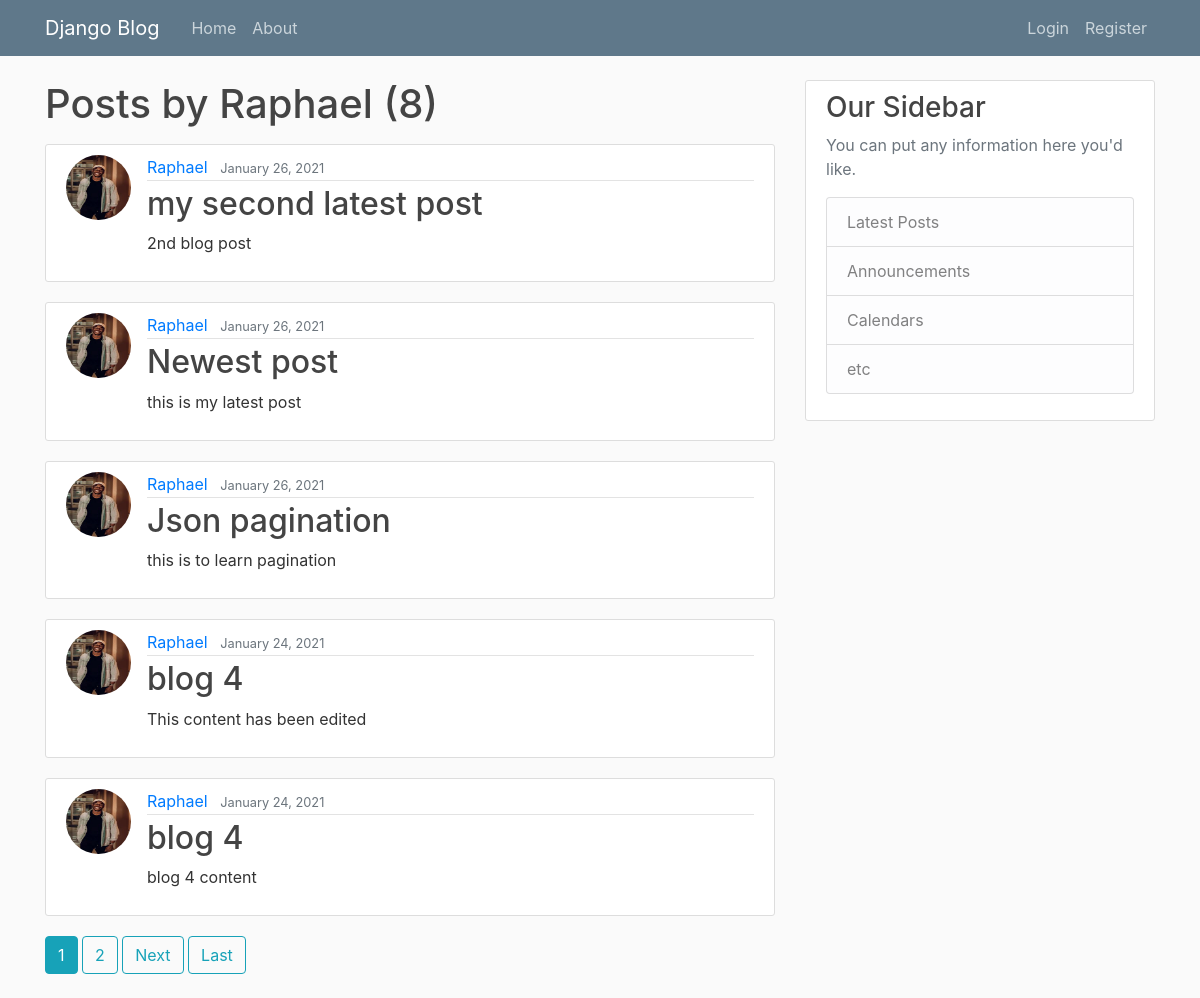
/user/Raphael, run on the app's committed database.
### blog/models.py (models this page shows, shortened)
class Post(models.Model):
  title = models.CharField(max_length = 100)
  content = models.TextField()
  date_posted = models.DateTimeField(default = timezone.now)
  author = models.ForeignKey(User , on_delete = models.CASCADE)

### users/models.py (models this page shows, shortened)
class Profile(models.Model):
  user = models.OneToOneField(User, on_delete = models.CASCADE)
  image = models.ImageField(default = "default.jpg" , upload_to = "profile_pics_")

### blog/views.py (the view)
# urls.py: path('user/<str:username>', UserPostListView.as_view(), name = "user-posts"),
class UserPostListView(ListView):
  model = Post
  template_name = "blog/user_posts.html" #<app>/<model>_<viewtype>.html
  context_object_name = "posts"
  paginate_by = 5
  def get_queryset(self):
    user = get_object_or_404(User , username = self.kwargs.get('username'))
    return Post.objects.filter(author  = user).order_by("-date_posted")

### blog/templates/blog/user_posts.html (shortened to what this page needs)
{% extends "blog/base.html" %}
{%  block content %}
<h1 class = "mb-3">Posts by  {{ view.kwargs.username}} ({{ page_obj.paginator.count }})</h1>
  {% for post in posts %}
    <article class="media content-section">
      <img src = "{{post.author.profile.image.url}}" class = "rounded-circle article-img">
    <div class="media-body">
    <div class="article-metadata">
      <a class="mr-2" href="{% url 'user-posts' post.author.username %}">{{ post.author }}</a>
      <small class="text-muted">{{ post.date_posted|date:"F d, Y" }}</small>
    </div>
    <h2><a class="article-title" href="{% url 'post-detail' post.id %}">{{ post.title }}</a></h2>
    <p class="article-content">{{ post.content }}</p>
  </div>
  </article>
  {% endfor %}
  {% if is_paginated %}
      {% for num in page_obj.paginator.page_range %}
        {% if page_obj.number == num %}
          <a class="btn btn-info mb-4" href="?page={{ num }}">{{ num }}</a>
        {% elif num > page_obj.number|add:'-3' and num < page_obj.number|add:'3' %}
          <a class="btn btn-outline-info mb-4" href="?page={{ num }}">{{ num }}</a>
        {% endif %}
      {% endfor %}
      {% if page_obj.has_next %}
        <a class="btn btn-outline-info mb-4" href="?page={{ page_obj.next_page_number }}">Next</a>
        <a class="btn btn-outline-info mb-4" href="?page={{ page_obj.paginator.num_pages }}">Last</a>
      {% endif %}
    {% endif %}
{% endblock content %}

### blog/static/blog/main.css (style rules this page uses)
body { background: #fafafa; color: #333333; margin-top: 5rem; }
h1, h2, h3, h4, h5, h6 { color: #444444; }
.content-section { background: #ffffff; padding: 10px 20px; border: 1px solid #dddddd; border-radius: 3px; margin-bottom: 20px; }
.article-title { color: #444444; }
.article-content { white-space: pre-line; }
.article-img { height: 65px; width: 65px; margin-right: 16px; }
.article-metadata { padding-bottom: 1px; margin-bottom: 4px; border-bottom: 1px solid #e3e3e3 }

### data on the page
Post: author.profile.image (picture), author "Raphael", date_posted "January 26, 2021", title "my second latest post", content "2nd blog post"
Post: author.profile.image (picture), author "Raphael", date_posted "January 26, 2021", title "Newest post", content "this is my latest post"
Post: author.profile.image (picture), author "Raphael", date_posted "January 26, 2021", title "Json pagination", content "this is to learn pagination"
Post: author.profile.image (picture), author "Raphael", date_posted "January 24, 2021", title "blog 4", content "This content has been edited"
Post: author.profile.image (picture), author "Raphael", date_posted "January 24, 2021", title "blog 4", content "blog 4 content"

### other printed values
{{ view.kwargs.username }} "Raphael"
{{ page_obj.paginator.count }} "8"
{{ num }} "1"
{{ num }} "2"
